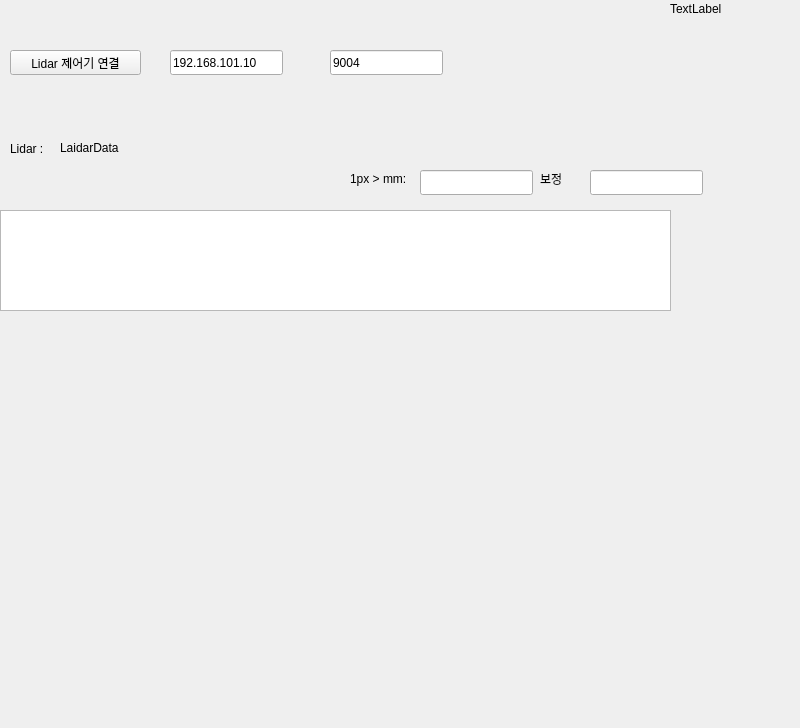
<?xml version="1.0" encoding="UTF-8"?>
<ui version="4.0">
 <class>Lidar_Widget</class>
 <widget class="QWidget" name="Lidar_Widget">
  <property name="geometry">
   <rect>
    <x>0</x>
    <y>0</y>
    <width>800</width>
    <height>728</height>
   </rect>
  </property>
  <property name="windowTitle">
   <string>Lidar_Widget</string>
  </property>
  <widget class="QWidget" name="sensor" native="true">
   <property name="geometry">
    <rect>
     <x>0</x>
     <y>340</y>
     <width>671</width>
     <height>311</height>
    </rect>
   </property>
  </widget>
  <widget class="QLabel" name="label_2">
   <property name="geometry">
    <rect>
     <x>10</x>
     <y>140</y>
     <width>67</width>
     <height>17</height>
    </rect>
   </property>
   <property name="text">
    <string>Lidar :</string>
   </property>
  </widget>
  <widget class="QLabel" name="label_5">
   <property name="geometry">
    <rect>
     <x>350</x>
     <y>170</y>
     <width>67</width>
     <height>17</height>
    </rect>
   </property>
   <property name="text">
    <string>1px &gt; mm:</string>
   </property>
  </widget>
  <widget class="QLineEdit" name="serverIP">
   <property name="geometry">
    <rect>
     <x>170</x>
     <y>50</y>
     <width>113</width>
     <height>25</height>
    </rect>
   </property>
   <property name="text">
    <string>192.168.101.10</string>
   </property>
  </widget>
  <widget class="QTextEdit" name="textEdit">
   <property name="geometry">
    <rect>
     <x>0</x>
     <y>210</y>
     <width>671</width>
     <height>101</height>
    </rect>
   </property>
  </widget>
  <widget class="QLabel" name="label">
   <property name="geometry">
    <rect>
     <x>670</x>
     <y>0</y>
     <width>67</width>
     <height>17</height>
    </rect>
   </property>
   <property name="text">
    <string>TextLabel</string>
   </property>
  </widget>
  <widget class="QLineEdit" name="portNum">
   <property name="geometry">
    <rect>
     <x>330</x>
     <y>50</y>
     <width>113</width>
     <height>25</height>
    </rect>
   </property>
   <property name="text">
    <string>9004</string>
   </property>
  </widget>
  <widget class="QPushButton" name="connectButton">
   <property name="geometry">
    <rect>
     <x>10</x>
     <y>50</y>
     <width>131</width>
     <height>25</height>
    </rect>
   </property>
   <property name="text">
    <string>Lidar 제어기 연결</string>
   </property>
  </widget>
  <widget class="QLabel" name="label_3">
   <property name="geometry">
    <rect>
     <x>60</x>
     <y>140</y>
     <width>321</width>
     <height>16</height>
    </rect>
   </property>
   <property name="text">
    <string>LaidarData</string>
   </property>
  </widget>
  <widget class="QLabel" name="ROLLLabel">
   <property name="geometry">
    <rect>
     <x>540</x>
     <y>170</y>
     <width>111</width>
     <height>17</height>
    </rect>
   </property>
   <property name="text">
    <string>보정</string>
   </property>
  </widget>
  <widget class="QLineEdit" name="lineEdit">
   <property name="geometry">
    <rect>
     <x>420</x>
     <y>170</y>
     <width>113</width>
     <height>25</height>
    </rect>
   </property>
  </widget>
  <widget class="QLineEdit" name="lineEdit_2">
   <property name="geometry">
    <rect>
     <x>590</x>
     <y>170</y>
     <width>113</width>
     <height>25</height>
    </rect>
   </property>
  </widget>
 </widget>
 <resources/>
 <connections/>
</ui>
